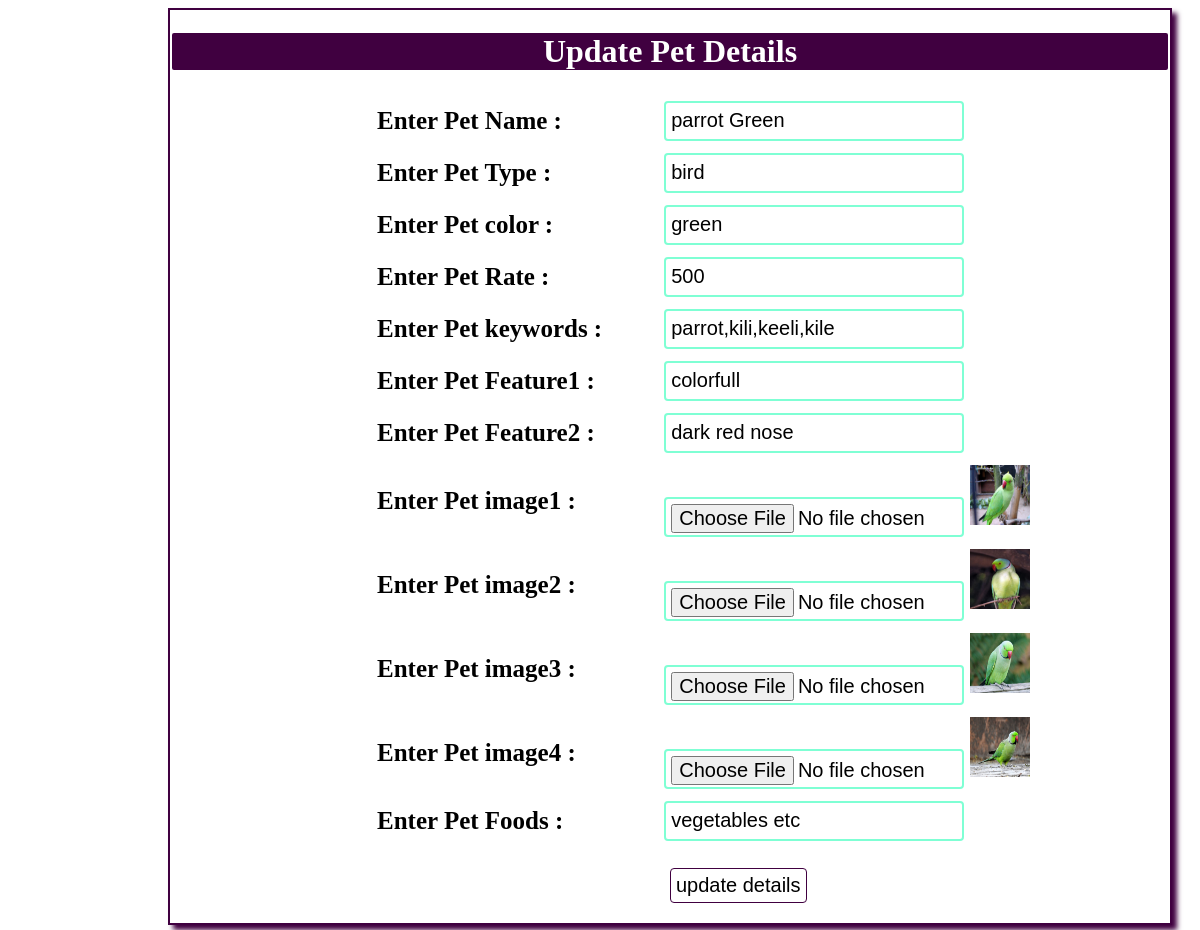
The page /edit_petdetils.php?id=11 on the database its author committed.
### tables this page shows
CREATE TABLE `petdetails` (
  `pet_id` int(11) NOT NULL,
  `pet_name` varchar(50) NOT NULL,
  `pet_type` varchar(50) NOT NULL,
  `pet_color` varchar(20) NOT NULL,
  `pet_rate` varchar(10) NOT NULL,
  `pet_keywords` varchar(200) NOT NULL,
  `pet_features1` varchar(50) NOT NULL,
  `pet_features2` varchar(50) NOT NULL,
  `pet_img1` varchar(50) NOT NULL,
  `pet_img2` varchar(50) NOT NULL,
  `pet_img3` varchar(50) NOT NULL,
  `pet_img4` varchar(50) NOT NULL,
  `pet_foods` varchar(50) NOT NULL
);

### edit_petdetils.php (the view, shortened to what this page needs)
<?php
if(isset($_GET['id']))
	{
			include("db.php");
			$petid=$_GET['id'];
			$query=$con->prepare("select *from petdetails where pet_id='$petid'");
			$query->execute();
			$row=$query->fetch();
	}
?>
<html>
<head>
</head>
<body>
<form method="post" enctype="multipart/form-data">
<div id="mainact">
	<h1>Update Pet Details</h1>
	<table>
	<tr>
	<td>Enter Pet Name  :</td>
	<td><input type="text" name="petname" placeholder="Enter the pet name" value="<?php echo "".$row['pet_name']."";?>"></td>
	</tr>
	<tr>
	<td>Enter Pet Type  :</td>
	<td><input type="text" name="pettype" placeholder="Enter the pet type" value="<?php echo "".$row['pet_type']."";?>"></td>
	</tr>
	<tr>
	<td>Enter Pet color  :</td>
	<td><input type="text" name="petcolor" placeholder="Enter the pet color" value="<?php echo "".$row['pet_color']."";?>"></td>
	</tr>
	<tr>
	<td>Enter Pet Rate  :</td>
	<td><input type="text" name="petrate" placeholder="Enter the pet Rate" value="<?php echo "".$row['pet_rate']."";?>"></td>
	</tr>
	<tr>
	<td>Enter Pet keywords  :</td>
	<td><input type="text" name="petkeyword" placeholder="Enter the pet keywords" value="<?php echo "".$row['pet_keywords']."";?>"></td>
	</tr>
	<tr>
	<td>Enter Pet Feature1  :</td>
	<td><input type="text" name="petfeature1" placeholder="Enter the pet feature1" value="<?php echo "".$row['pet_features1']."";?>"></td>
	</tr>
	<tr>
	<td>Enter Pet Feature2  :</td>
	<td><input type="text" name="petfeature2" placeholder="Enter the pet feature2" value="<?php echo "".$row['pet_features2']."";?>"></td>
	</tr>
	<tr>
	<td>Enter Pet image1  :</td>
	<td><input type="file" name="petimg1">
	<img src="petphotos/<?php echo"".$row['pet_img1']."";?>" style="width:60px;height:60px;"></td>
	</tr>
	<tr>
	<td>Enter Pet image2  :</td>
	<td><input type="file" name="petimg2">
	<img src="petphotos/<?php echo"".$row['pet_img2']."";?>" style="width:60px;height:60px;"></td>
	</tr>
	<tr>
	<td>Enter Pet image3  :</td>
	<td><input type="file" name="petimg3">
	<img src="petphotos/<?php echo"".$row['pet_img3']."";?>" style="width:60px;height:60px;">
	</td>
	</tr>
	<tr>
	<td>Enter Pet image4  :</td>
	<td><input type="file" name="petimg4">
	<img src="petphotos/<?php echo"".$row['pet_img4']."";?>" style="width:60px;height:60px;">
	</td>
	</tr>
	<tr>
	<td>Enter Pet Foods  :</td>
	<td><input type="text" name="petfoods" placeholder="Enter the pet foods" value="<?php echo "".$row['pet_foods']."";?>"></td>
	</tr>
	</table>
		<input type="submit" name="click" value="update details" style="margin-top:20px;margin-bottom:20px;font-size:20px;margin-left:500px;text-align:center;padding:5px;border-radius:4px;border:1px solid #400040;background:#fff;">
</div>
</form>
</body>
</html>

### edit_petdetils.php (style rules this page uses)
#mainact { width:1000px;height:auto;background:#fffff;margin-left:160px;box-shadow:5px 5px 5px #400040;border:2px solid #400040; }
#mainact h1 { text-align:center;color:#fff;background:#400040;border-radius:4px;border:2px solid #fff; }
#mainact table { margin-left:200px; }
#mainact table tr td { font-size:25px;padding:5px;font-weight:bold; }
#mainact table tr td input { font-size:20px;padding:5px;width:300px;height:40px;border-radius:4px;border:2px solid aquamarine;margin-left:50px; }

### rows shown on the page
petdetails: petname "parrot Green", pettype "bird", petcolor "green", petrate "500", petkeyword "parrot,kili,keeli,kile", petfeature1 "colorfull", petfeature2 "dark red nose", pet_img1 (picture), pet_img2 (picture), pet_img3 (picture), pet_img4 (picture), petfoods "vegetables etc"
